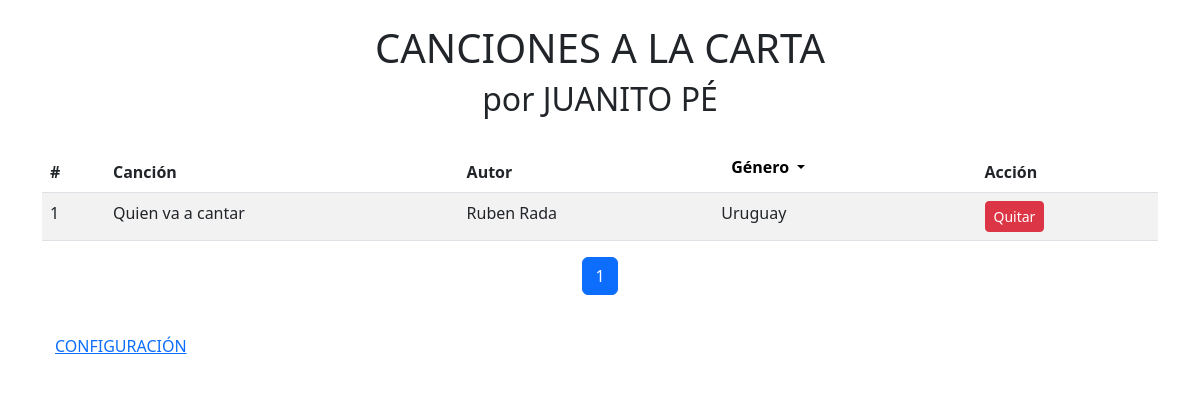
/1?genero=1, run on the app's committed database.
### models/playlist.py (models this page shows, shortened)
class PlayList(db.Model):
    __tablename__ = "playlist"
    id = db.Column(db.Integer, primary_key=True)
    name = db.Column(db.String(80), nullable=False)
    author = db.Column(db.String(80), nullable=False)
    selected = db.Column(db.Boolean, default=False)
    genero_id = db.Column(db.Integer, db.ForeignKey("genero.id"), nullable=False)
    genero = db.relationship("Genero", back_populates="playlist")

class Genero(db.Model):
    __tablename__ = "genero"
    id = db.Column(db.Integer, primary_key=True)
    name = db.Column(db.String(80), nullable=False)
    playlist = db.relationship("PlayList", back_populates = "genero")

### app.py (the view)
@app.route('/<int:page_num>')
def user(page_num):
    genero_id = request.args.get('genero')
    query = PlayList.query
    if genero_id:
        query = query.filter_by(genero_id=genero_id)
    songs = query.paginate(per_page=20, page=page_num, error_out=True)
    generos = Genero.query.all()
    return render_template('user.html', songs=songs, generos=generos)

### templates/user.html (shortened to what this page needs)
<!DOCTYPE html>
<html lang="es">
<head>
    <link rel="stylesheet" href="{{ url_for('static', filename='css/styles.css') }}">
    <link href="https://cdn.jsdelivr.net/npm/bootstrap@5.3.0/dist/css/bootstrap.min.css" rel="stylesheet">
</head>
<body>
    <div class="container mt-4">
        <h1 class="text-center">CANCIONES A LA CARTA</h1>
        <h2 class="text-center">por JUANITO PÉ</h2>
        <table class="table table-striped mt-4">
            <thead>
                <tr>
                    <th>#</th>
                    <th>Canción</th>
                    <th>Autor</th>
                    <th>
                        <div class="dropdown">
                            <button class="dropdown-toggle" type="button" id="dropdownGenero" data-bs-toggle="dropdown" aria-expanded="false">
                                Género
                            </button>
                        </div>
                    </th>
                    <th>Acción</th>
                </tr>
            </thead>
            <tbody>
                {% for song in songs.items %}
                    <tr>
                        <td>{{ song.id }}</td>
                        <td>{{ song.name }}</td>
                        <td>{{ song.author }}</td>
                        <td>{{ song.genero.name }}</td>
                        <td>
                            {% if song.selected %}
                                <form method="POST" action="{{ url_for('deselect_song', song_id=song.id) }}" style="display:inline;">
                                    <button type="submit" class="btn btn-danger btn-sm">Quitar</button>
                                </form>
                            {% else %}
                                <form method="POST" action="{{ url_for('select_song', song_id=song.id) }}" style="display:inline;">
                                    <button type="submit" class="btn btn-success btn-sm">Seleccionar</button>
                                </form>
                            {% endif %}
                        </td>
                    </tr>
                {% endfor %}
            </tbody>
        </table>
        <nav>
            <ul class="pagination justify-content-center">
                {% for page in songs.iter_pages() %}
                    {% if page %}
                        <li class="page-item {% if page == songs.page %}active{% endif %}">
                            <a class="page-link" href="{{ url_for('user', page_num=page) }}">{{ page }}</a>
                        </li>
                    {% else %}
                        <li class="page-item disabled">
                            <span class="page-link">…</span>
                        </li>
                    {% endif %}
                {% endfor %}
            </ul>
        </nav>
        <a href="{{ url_for('admin_panel.index') }}" class="btn btn-link mt-3">CONFIGURACIÓN</a>
    </div>
</body>
</html>

### static/css/styles.css (style rules this page uses)
body { background-color: #f0e68c; font-family: Arial, sans-serif; text-align: center; }
.container { margin: 20px auto; width: 80%; }
.dropdown-toggle { background-color: white !important; border: none !important; color: black !important; font-weight: 700 !important; font-size: 16px; padding: 5px 10px; box-shadow: none !important; }
.dropdown-toggle::after { color: black !important; }

### data on the page
PlayList: id "1", name "Quien va a cantar", author "Ruben Rada", genero.name "Uruguay"

### other printed values
{{ page }} "1"
